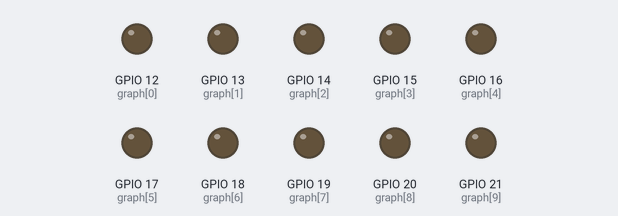
The program below on a simulated Raspberry Pi (BCM pin numbers). Parts: output pins drawn as LEDs (lit = HIGH).

Above: at 0.2 s.
At 1.7 s:
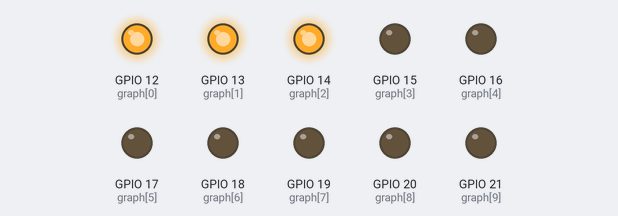
At 2.7 s:
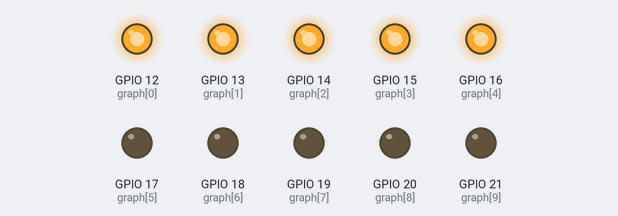
At 5.0 s:
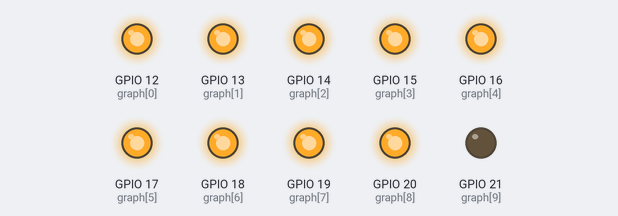
At 8.7 s:
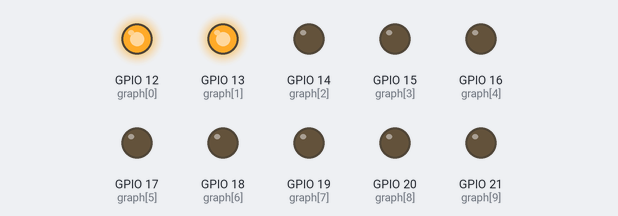
At 12.2 s:
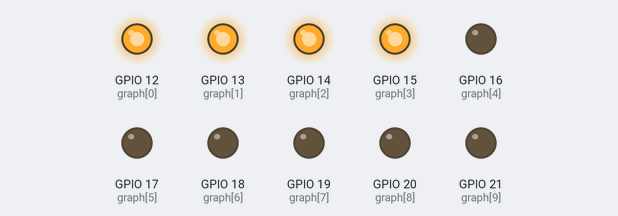
Timing chart, 0 to 13.0 s (numbered marks = the images above):
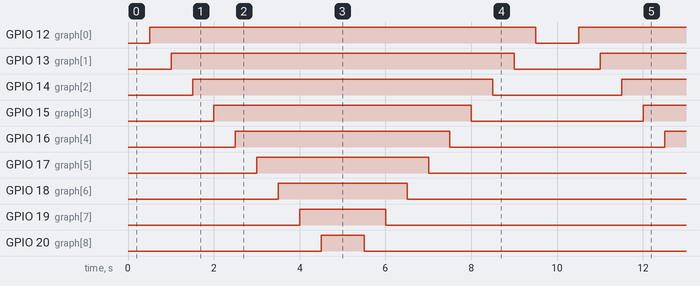

Measured:
- by itself, GPIO 12 (graph[0]): alternates HIGH for 9.0 s and LOW for 1.0 s
- by itself, GPIO 13 (graph[1]): alternates HIGH for 8.0 s and LOW for 2.0 s
- by itself, GPIO 14 (graph[2]): alternates HIGH for 7.0 s and LOW for 3.0 s
- by itself, GPIO 15 (graph[3]): alternates HIGH for 6.0 s and LOW for 4.0 s
- by itself, GPIO 16 (graph[4]): alternates HIGH for 5.0 s and LOW for 5.0 s
- by itself, GPIO 17 (graph[5]): alternates HIGH for 4.0 s and LOW for 6.0 s
- by itself, GPIO 18 (graph[6]): alternates HIGH for 3.0 s and LOW for 7.0 s
- by itself, GPIO 19 (graph[7]): alternates HIGH for 2.0 s and LOW for 8.0 s

The program:

barra_led.py
```python
from gpiozero import LEDBarGraph
from time import sleep

# Pines en orden invertido
graph = LEDBarGraph(12, 13, 14, 15, 16, 17, 18, 19, 20, 21)

try:
    while True:
        for i in range(10):  # encendido
            graph.value = i / 10
            sleep(0.5)
        for i in reversed(range(10)):  # apagado
            graph.value = i / 10
            sleep(0.5)
except KeyboardInterrupt:
    graph.off()
    print("apagado")
```
